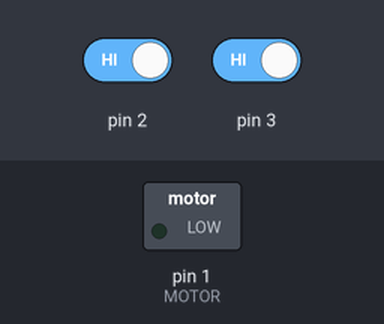
A sketch run on a simulated Arduino Uno, built with avr-gcc and run on an emulated ATmega328P. Shown: switched loads named in the sketch (green lamp = pin HIGH). The test bench sets the inputs (shaded band); at power-on: pin 2 HIGH, pin 3 HIGH.

Above: at 5.0 s.
5.1 s: pin 2 driven LOW
At 7.1 s:
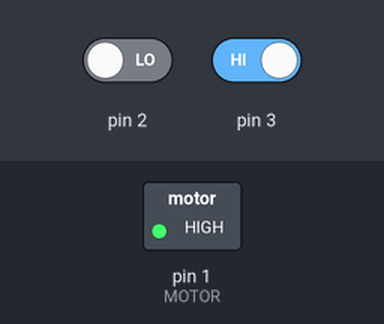
8.1 s: pin 3 driven LOW
At 9.0 s:
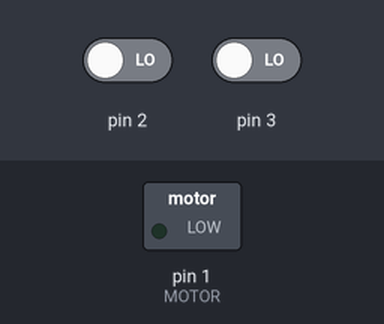
Timing chart, 0 to 11.1 s (numbered marks = the images above; inputs shaded):
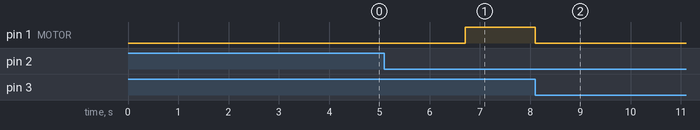

The sketch:

exercicio3.ino
```cpp
#define MOTOR PD1
#define LIGA_PIN PB1
#define DESLIGA_PIN PB2

uint8_t motor_ligado = 0;
uint8_t contando_tempo = 0;

void iniciar_timer_10s() {
    TCCR1B |= (1 << WGM12);
    OCR1A = 15624 * 10; // 10 segundos
    TIMSK1 |= (1 << OCIE1A);
    TCCR1B |= (1 << CS12) | (1 << CS10);
}

void parar_timer() {
    TCCR1B = 0;
    TIMSK1 &= ~(1 << OCIE1A);
    contando_tempo = 0;
}

ISR(INT0_vect) {
    if (!motor_ligado && !contando_tempo) {
        iniciar_timer_10s();
        contando_tempo = 1;
    }
}

ISR(INT1_vect) {
    if (motor_ligado) {
        PORTD &= ~(1 << MOTOR);
        motor_ligado = 0;
    }
    parar_timer();
}

ISR(TIMER1_COMPA_vect) {
    if (contando_tempo) {
        PORTD |= (1 << MOTOR);
        motor_ligado = 1;
        parar_timer();
    }
}

int main(void) {
    DDRD |= (1 << MOTOR);
    PORTD &= ~(1 << MOTOR);

    DDRB &= ~(1 << LIGA_PIN);
    DDRB &= ~(1 << DESLIGA_PIN);

    EICRA |= (1 << ISC11);
    EICRA |= (1 << ISC01);
    EIMSK |= (1 << INT1) | (1 << INT0);

    sei();

    while (1);
}
```

Measured:
- after the input at 5.1 s, pin 1 (MOTOR): LOW → HIGH after 1.6 s
- after the input at 8.1 s, pin 1 (MOTOR): HIGH → LOW at once
